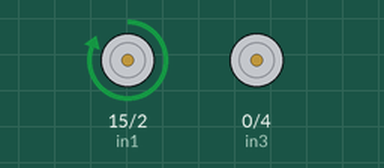
A sketch run on a simulated Arduino Uno, built with avr-gcc and run on an emulated ATmega328P. Parts: motor-driver pin pairs drawn as motors (green arrow = first pin HIGH = forward, orange = second pin HIGH = backward, longer = more drive, scaled by the enable pin).

Above: at 0.1 s.
At 60.1 s:
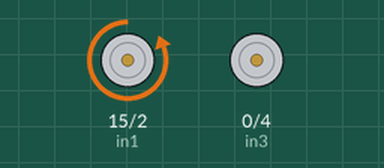
At 120.2 s:
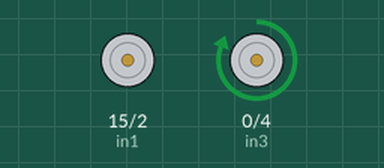
Timing chart, 0 to 121.7 s (numbered marks = the images above):
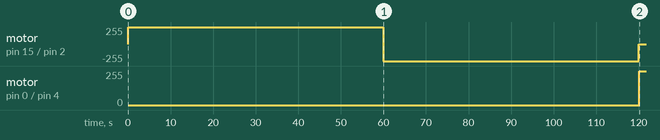

Measured:
- by itself, motor on pin 15 (in1) / pin 2 (in2): stopped → forward 255/255 at 0.00 s, → backward 255/255 60.0 s later, → stopped 60.0 s later
- by itself, motor on pin 0 (in3) / pin 4 (in4): stopped → forward 255/255 at 120 s

The sketch:

Motor.ino
```cpp
const int En1=12,En2=13; //initializing enable pins
const int in1=15, in2=2, in3=0, in4=4; //initializing input pins
int count=0;
void setup()
{
// channel A
pinMode(En1,OUTPUT);
pinMode(in1,OUTPUT);
pinMode(in2,OUTPUT);
// channel B
pinMode(En2,OUTPUT);
pinMode(in3,OUTPUT);
pinMode(in4,OUTPUT);
}
void loop() {
 digitalWrite(En1,HIGH); //enabling motor1
 digitalWrite(En2,LOW);

// Motor 1 clockwise rotation
while(count!=100) //motor1 keep rotating for 1 minute in clockwise direction
{
 digitalWrite(in1,HIGH);
 digitalWrite(in2,LOW);
 delay(600);
 count++;
}
count=0;
//Motor1 anticlockwise rotation
while(count!=100) //motor1 keep rotating for 1 minute in anti-clockwise direction
{
 digitalWrite(in1,LOW);
 digitalWrite(in2,HIGH);
 delay(600);
 count++;
 }
count=0;
 digitalWrite(in1,LOW); //to stop motor1
 digitalWrite(in2,LOW);
 delay(100);
 digitalWrite(En1,LOW); //enabling Motor 2
 digitalWrite(En2,HIGH);
// Motor 2 clockwise rotation
while(count!=100) //motor2 keep rotating for 1 minute in clockwise direction
{
 digitalWrite(in3,HIGH);
 digitalWrite(in4,LOW);
 delay(600);
 count++;
}
count=0;
//Motor2 anticlockwise rotation
while(count!=100) //motor2 keep rotating for 1 minute in anti-clockwise direction
{
 digitalWrite(in3,LOW);
 digitalWrite(in4,HIGH);
 delay(600);
 count++;
}
//to stop motor2
 digitalWrite(in3,LOW); //to stop motor2
 digitalWrite(in4,LOW);
 delay(100);
}
```
